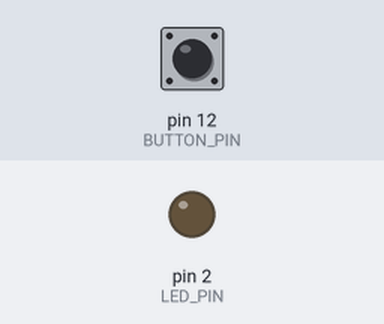
Bench run of a sketch on a simulated Arduino Uno, built with avr-gcc and run on an emulated ATmega328P. Parts: output pins drawn as LEDs (lit = HIGH). Inputs (shaded band) come from the test bench; at power-on: pin 12 (BUTTON_PIN) HIGH.

Above: at 1.2 s.
1.3 s: pin 12 (BUTTON_PIN) pulled LOW for 0.15 s
At 1.37 s:
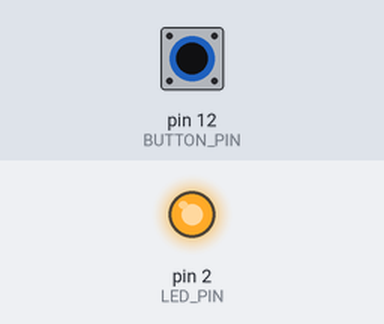
2.9 s: pin 12 (BUTTON_PIN) pulled LOW for 3.2 s
At 6.4 s:
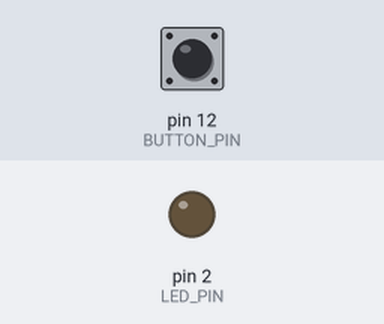
Timing chart, 0 to 7.9 s (numbered marks = the images above; inputs shaded):
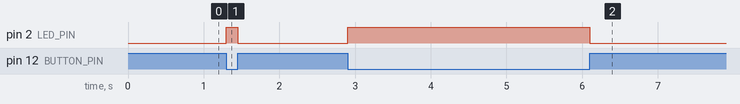

Measured:
- after the input at 1.3 s, pin 2 (LED_PIN): LOW → HIGH at once, → LOW 0.15 s later
- after the input at 2.9 s, pin 2 (LED_PIN): LOW → HIGH at once, → LOW 3.2 s later

The sketch:

button_led.ino
```cpp
// constants
const int LED_PIN = 2;
const int BUTTON_PIN = 12;

void setup() {
  pinMode(LED_PIN, OUTPUT);
  pinMode(BUTTON_PIN, INPUT_PULLUP);
}

void loop() {
  digitalWrite(LED_PIN, !digitalRead(BUTTON_PIN));
}
```
